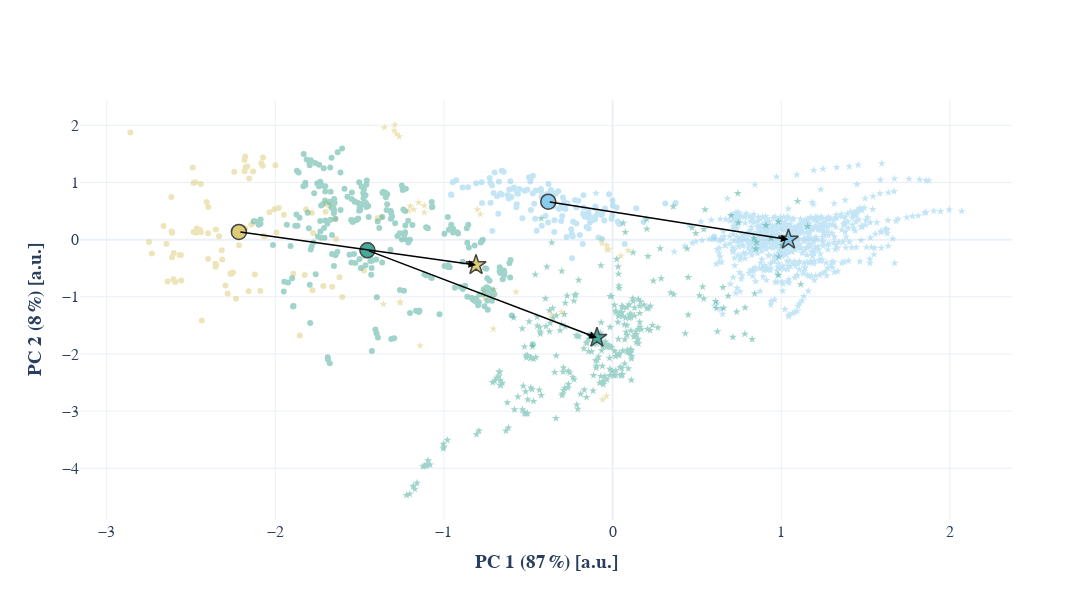

Notebook code cell kept with this figure:
### Code cell
n_rows = 1
n_cols = len(labels)
fig = make_subplots(
    n_rows,
    n_cols,
    shared_xaxes=True,
    shared_yaxes=True,
    vertical_spacing=0.03,
    horizontal_spacing=0.03,
)

point_traces = []
centroid_traces = []
for col_idx, label_name in enumerate(labels):
    for species_name in df.species_name.unique():
        prev_xc = None
        prev_yc = None
        for perfusion_state in ["physiological", "malperfused"]:
            df_state = df[
                (df.species_name == species_name)
                & (df.label_name == label_name)
                & (df.perfusion_state == perfusion_state)
            ]
            marker = dict(
                color=settings_species.species_colors[species_name],
                symbol="circle" if perfusion_state == "physiological" else "star",
            )

            point_traces.append(
                dict(
                    trace=go.Scatter(
                        x=df_state["pca_1"],
                        y=df_state["pca_2"],
                        mode="markers",
                        marker=marker,
                        name=f"{species_name}#{perfusion_state}",
                        legendgroup=species_name,
                        opacity=0.5,
                    ),
                    row=1,
                    col=col_idx + 1,
                )
            )

            # Hierarchical aggregation of the centroids
            df_state_pca = df_state.groupby("subject_name")[["pca_1", "pca_2"]].mean()
            xc = df_state_pca["pca_1"].mean()
            yc = df_state_pca["pca_2"].mean()

            centroid_traces.append(
                dict(
                    trace=go.Scatter(
                        x=[xc],
                        y=[yc],
                        mode="markers",
                        marker=marker,
                        name=f"{species_name}#{perfusion_state}",
                        legendgroup=species_name,
                        marker_size=15,
                        marker_line_width=1.5,
                    ),
                    row=1,
                    col=col_idx + 1,
                )
            )

            if prev_xc is None:
                prev_xc = xc
                prev_yc = yc
            else:
                fig.add_annotation(
                    ax=prev_xc,  # xstart
                    ay=prev_yc,  # ystart
                    x=xc,  # xend
                    y=yc,  # yend
                    xref="x1",
                    yref="y1",
                    axref="x1",
                    ayref="y1",
                    showarrow=True,
                    arrowhead=2,
                    arrowwidth=1.5,
                    arrowcolor="black",
                    text="",
                )

# Make sure the mean traces are below the point traces
for t in point_traces:
    fig.add_trace(**t)
for t in centroid_traces:
    fig.add_trace(**t)

fig.update_xaxes(title=f"<b>PC 1 ({pca.explained_variance_ratio_[0] * 100:.0f} %) [a.u.]</b>", row=1, col=1)
fig.update_xaxes(title=f"<b>PC 1 ({pca.explained_variance_ratio_[0] * 100:.0f} %) [a.u.]</b>", row=1, col=2)
fig.update_yaxes(title=f"<b>PC 2 ({pca.explained_variance_ratio_[1] * 100:.0f} %) [a.u.]</b>", row=1, col=1)

fig.update_annotations(font=dict(size=20))
for i, annotation in enumerate(fig.layout.annotations):
    fig.layout.annotations[i].text = settings_rat.labels_paper_renaming.get(
        fig.layout.annotations[i].text, fig.layout.annotations[i].text
    )
fig.update_layout(template="plotly_white", width=1200, height=600)
fig.update_layout(font_family="Libertinus Sans", font_size=16)
fig.update_layout(showlegend=False)

fig.write_image(settings_species.paper_dir / "malperfused_pca_base.pdf")
fig

### Figure 1 — Plotly figure (JSON) as saved in the notebook; plotly's stock layout.template omitted (floating-point values rounded to 4 significant figures; data arrays with more than 128 entries replaced by an {"elided": "..."} marker saying what was removed)
{"data": [{"legendgroup": "human", "marker": {"color": "#DDCB76", "symbol": "circle"}, "mode": "markers", "name": "human#physiological", "opacity": 0.5, "type": "scatter", "x": [-1.993, -2.084, -2.075, -1.999, -2.073, -2.244, -2.179, -2.183, -2.159, -2.089, -2.215, -2.233, -2.4, -2.442, -2.353, -2.334, -2.318, -2.613, -2.56, -2.567, -2.602, -2.436, -2.604, -2.558, -2.593, -2.639, -2.182, -2.407, -2.233, -2.142, -1.716, -1.662, -1.619, -1.779, -1.893, -1.603, -2.26, -2.266, -2.252, -2.257, -2.469, -2.485, -2.447, -2.467, -1.639, -2.283, -2.198, -2.178, -2.485, -2.475, -2.442, -2.397, -2.617, -2.616, -2.612, -2.663, -1.701, -1.684, -1.818, -1.784, -1.702, -2.122, -1.855, -2.035, -1.475, -2.49, -2.86, -1.776, -1.949, -2.176, -2.166, -1.646, -1.826, -2.733, -2.749, -1.374, -1.393, -2.155, -2.068, -2.065, -2.315, -2.132, -2.355, -2.646, -2.398, -2.296, -2.354, -2.351, -2.005, -1.979, -2.191, -2.19], "xaxis": "x", "y": [0.123, 1.335, 1.293, 1.304, 1.436, 1.187, 1.454, 1.395, -0.9012, -0.898, -0.09897, 0.1109, 0.1126, 0.1297, 0.1777, 0.05729, -0.1842, -0.3074, -0.268, -0.2701, -0.2325, -1.417, -0.6938, -0.7148, -0.7397, -0.7318, 1.198, 0.6591, -1.032, 0.2664, -0.8102, -0.8227, -0.6576, -0.8872, -0.5973, -1.004, -0.5962, -0.5903, -0.5758, -0.5796, 0.1198, 0.1355, 0.1701, 0.1939, 0.01022, -0.9418, 0.1843, 0.1865, 0.9927, 1.005, 0.9741, 0.5722, 0.745, 0.1419, 0.1202, 0.2375, 0.6354, 0.6078, 0.5321, 0.4695, 0.4888, -0.6098, -1.677, 0.4782, -0.5404, 1.263, 1.876, 0.1169, 0.4359, 1.27, 1.278, 0.3562, -0.6179, -0.2429, -0.04213, 0.387, 0.3738, 1.069, 0.06375, 0.06125, -0.347, 1.19, -0.4197, -0.07314, -0.3389, -0.8022, -0.4758, -0.4428, 0.5297, 0.5521, 0.133, 0.1947], "yaxis": "y"}, {"legendgroup": "human", "marker": {"color": "#DDCB76", "symbol": "star"}, "mode": "markers", "name": "human#malperfused", "opacity": 0.5, "type": "scatter", "x": [0.048, 0.0924, -0.02308, -0.03212, -0.03444, -0.06178, -0.0666, -1.117, -1.201, -1.21, -1.117, -1.179, -1.151, -1.292, -1.353, -1.295, -1.281, -1.266, -0.7149, -0.7583, -0.7041, -0.7629, -0.05969, -0.0369, -0.3623, -0.3036, -0.7839, -0.8017, -0.7073, -0.5729, -1.141, -1.262, -1.258, -1.359], "xaxis": "x", "y": [-0.2825, -0.1857, -0.1662, -0.179, -0.09885, -0.06739, 0.008901, 0.5971, 0.5857, 0.5013, 0.4752, 0.527, 0.6483, 2.01, 1.963, 1.91, 1.849, 1.804, -1.008, -1.022, -0.8672, -0.9024, -2.798, -2.737, -1.314, -1.265, 0.4407, 0.525, -1.56, -0.914, -1.856, -1.104, -1.093, -1.13], "yaxis": "y"}, {"legendgroup": "rat", "marker": {"color": "#89CCED", "symbol": "circle"}, "mode": "markers", "name": "rat#physiological", "opacity": 0.5, "type": "scatter", "x": [-0.8899, -0.9274, -0.6064, -0.4886, -0.2942, -0.4124, -0.2978, -0.2029, 0.02453, 0.1402, -0.5615, -0.5226, -0.08998, 0.184, -0.06607, -0.001835, 0.001443, -0.02122, -0.5519, -0.3382, -0.1471, -0.1664, -0.2237, -0.0004587, -0.4726, -0.387, 0.3736, -0.7767, -0.7153, -0.4959, -0.3227, 0.3122, -0.6571, -0.7234, -0.5658, -0.6997, -0.7289, -0.8095, -0.3052, -0.09977, -0.2154, -0.4846, -0.4001, -0.6133, -0.6458, -0.506, -0.473, -0.4217, -0.4247, -0.3585, -0.7062, -0.5847, -0.6858, -0.4869, -0.3805, -0.1732, -0.6745, -0.06057, 0.602, -0.4126, -0.3826, -0.3504, -0.8571, -0.9555, -0.9584, -0.9479, -0.6778, -0.6, -0.456, -0.4254, -0.4594, -0.535, -0.4645, -0.3827, -0.42, -0.2794, -0.3049, -0.3186, -0.1043, -0.006387, -0.1021, -0.713, -0.5682, -0.3982, -0.5708, -0.6156, -0.7743, -0.2423, -0.0844, -0.1346, -0.1744, 0.03945, -0.1427, -0.06344, -0.1402, -0.2456, 0.03059, -0.1435, -0.04904, -0.1773, -0.2403, -0.154, -0.1943, -0.12, -0.1047, -0.1708, -0.346, -0.4496, -0.3447, -0.6661, -0.6571, -0.6213, -0.5883, -0.725, -0.045, -0.215, -0.2365, -0.234, 0.07181, -0.2839, -0.2683, -0.2879, -0.3658, -0.2986, -0.2723], "xaxis": "x", "y": [0.9127, 1.041, 1.022, 1.017, 0.7364, 0.6794, 0.5589, 0.6789, 0.5611, 0.5511, 0.8051, 0.8542, 0.4521, 0.3068, 0.4328, 0.4233, 0.5995, 0.7923, 0.8882, 0.8017, 0.3894, 0.403, 0.6893, 0.6848, 1.118, 0.7988, 0.6427, 1.006, 0.9493, 1.09, 0.8448, 0.6309, 1.208, 0.6458, 0.8117, 1.175, 1.08, 0.9872, 0.582, 0.5485, 0.5605, 0.5184, 0.7744, 0.8778, 1.186, 0.8712, 0.8093, 0.7456, 0.8526, 0.8267, 0.8156, 0.9133, 0.7604, 1.058, 0.9731, 0.7775, 1.014, 0.4575, 0.05368, 0.7013, 0.5872, 0.5859, 0.9176, 0.7798, 0.7904, 1.004, 0.4528, 0.7475, 0.8603, 0.8863, 0.3641, 0.3728, 0.6279, 0.3012, 0.2425, 0.5364, 0.3255, 0.5369, 0.4017, 0.3641, 0.5785, 0.1534, 0.618, 0.4124, 0.5676, 0.7178, 0.6425, 0.09739, 0.03834, 0.2993, 0.4548, 0.275, 0.1962, 0.009184, 0.4162, 0.1798, 0.3177, 0.4845, 0.3344, -0.07453, -0.3275, 0.2221, 0.08172, 0.342, 0.3507, 0.5616, 0.1332, 0.1555, 0.3387, 0.8081, 0.7918, 0.7784, 0.8901, 0.9966, 0.5448, 0.2819, 0.05754, 0.3137, -0.07836, 0.6106, 0.6359, 0.658, 0.8672, 0.4131, 0.04495], "yaxis": "y"}, {"legendgroup": "rat", "marker": {"color": "#89CCED", "symbol": "star"}, "mode": "markers", "name": "rat#malperfused", "opacity": 0.5, "type": "scatter", "x": {"elided": "671 float values"}, "xaxis": "x", "y": {"elided": "671 float values"}, "yaxis": "y"}, {"legendgroup": "pig", "marker": {"color": "#44AA99", "symbol": "circle"}, "mode": "markers", "name": "pig#physiological", "opacity": 0.5, "type": "scatter", "x": {"elided": "256 float values"}, "xaxis": "x", "y": {"elided": "256 float values"}, "yaxis": "y"}, {"legendgroup": "pig", "marker": {"color": "#44AA99", "symbol": "star"}, "mode": "markers", "name": "pig#malperfused", "opacity": 0.5, "type": "scatter", "x": {"elided": "298 float values"}, "xaxis": "x", "y": {"elided": "298 float values"}, "yaxis": "y"}, {"legendgroup": "human", "marker": {"color": "#DDCB76", "line": {"width": 1.5}, "size": 15, "symbol": "circle"}, "mode": "markers", "name": "human#physiological", "type": "scatter", "x": [-2.216], "xaxis": "x", "y": [0.1354], "yaxis": "y"}, {"legendgroup": "human", "marker": {"color": "#DDCB76", "line": {"width": 1.5}, "size": 15, "symbol": "star"}, "mode": "markers", "name": "human#malperfused", "type": "scatter", "x": [-0.81], "xaxis": "x", "y": [-0.4452], "yaxis": "y"}, {"legendgroup": "rat", "marker": {"color": "#89CCED", "line": {"width": 1.5}, "size": 15, "symbol": "circle"}, "mode": "markers", "name": "rat#physiological", "type": "scatter", "x": [-0.3816], "xaxis": "x", "y": [0.6645], "yaxis": "y"}, {"legendgroup": "rat", "marker": {"color": "#89CCED", "line": {"width": 1.5}, "size": 15, "symbol": "star"}, "mode": "markers", "name": "rat#malperfused", "type": "scatter", "x": [1.043], "xaxis": "x", "y": [0.001562], "yaxis": "y"}, {"legendgroup": "pig", "marker": {"color": "#44AA99", "line": {"width": 1.5}, "size": 15, "symbol": "circle"}, "mode": "markers", "name": "pig#physiological", "type": "scatter", "x": [-1.454], "xaxis": "x", "y": [-0.1862], "yaxis": "y"}, {"legendgroup": "pig", "marker": {"color": "#44AA99", "line": {"width": 1.5}, "size": 15, "symbol": "star"}, "mode": "markers", "name": "pig#malperfused", "type": "scatter", "x": [-0.09295], "xaxis": "x", "y": [-1.714], "yaxis": "y"}], "layout": {"annotations": [{"arrowcolor": "black", "arrowhead": 2, "arrowwidth": 1.5, "ax": -2.216, "axref": "x", "ay": 0.1354, "ayref": "y", "font": {"size": 20}, "showarrow": true, "text": "", "x": -0.81, "xref": "x", "y": -0.4452, "yref": "y"}, {"arrowcolor": "black", "arrowhead": 2, "arrowwidth": 1.5, "ax": -0.3816, "axref": "x", "ay": 0.6645, "ayref": "y", "font": {"size": 20}, "showarrow": true, "text": "", "x": 1.043, "xref": "x", "y": 0.001562, "yref": "y"}, {"arrowcolor": "black", "arrowhead": 2, "arrowwidth": 1.5, "ax": -1.454, "axref": "x", "ay": -0.1862, "ayref": "y", "font": {"size": 20}, "showarrow": true, "text": "", "x": -0.09295, "xref": "x", "y": -1.714, "yref": "y"}], "font": {"family": "Libertinus Sans", "size": 16}, "height": 600, "showlegend": false, "width": 1200, "xaxis": {"anchor": "y", "domain": [0, 1], "title": {"text": "<b>PC 1 (87 %) [a.u.]</b>"}}, "yaxis": {"anchor": "x", "domain": [0, 1], "title": {"text": "<b>PC 2 (8 %) [a.u.]</b>"}}}}
